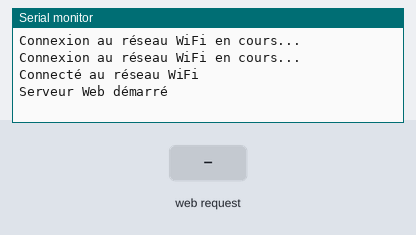
Recording of a sketch running on a simulated ESP32. Shown: the last lines printed to the serial monitor. The inputs (shaded band) are chosen by the test bench. WiFi joins after 1.5 s; servers stay silent unless stated.

Above: at 3.2 s.
3.3 s: HTTP request GET / received
At 3.6 s:
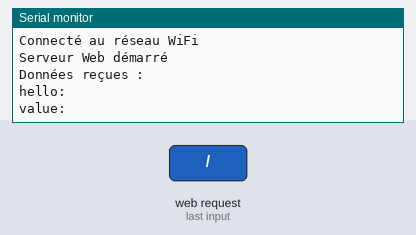
4.8 s: HTTP request GET /?hello=1 received
At 5.9 s:
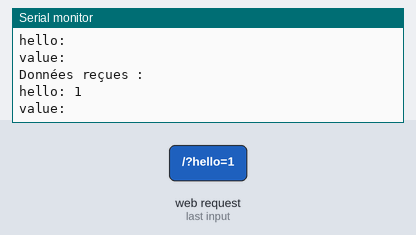

The sketch:

ESP32-Recepteur.ino
```cpp
#include <WiFi.h>
#include <WiFiClient.h>
#include <WebServer.h>

const char* ssid = "Sinandre";
const char* password = "12345678";
const int serverPort = 80;

WebServer server(serverPort);

void setup() {
  Serial.begin(115200);
  WiFi.begin(ssid, password);

  while (WiFi.status() != WL_CONNECTED) {
    delay(1000);
    Serial.println("Connexion au réseau WiFi en cours...");
  }

  Serial.println("Connecté au réseau WiFi");

  server.on("/", HTTP_GET, [](){
    String hello = server.arg("hello");
    String value = server.arg("value");

    Serial.println("Données reçues :");
    Serial.println("hello: " + hello);
    Serial.println("value: " + value);

    server.send(200, "text/plain", "Données reçues avec succès");
  });

  server.begin();
  Serial.println("Serveur Web démarré");
}

void loop() {
  server.handleClient();
}
```

Measured:
- after the input at 3.3 s, the serial monitor: prints a new line at once (image 1)
- after the input at 4.8 s, the serial monitor: prints a new line at once (image 2)
